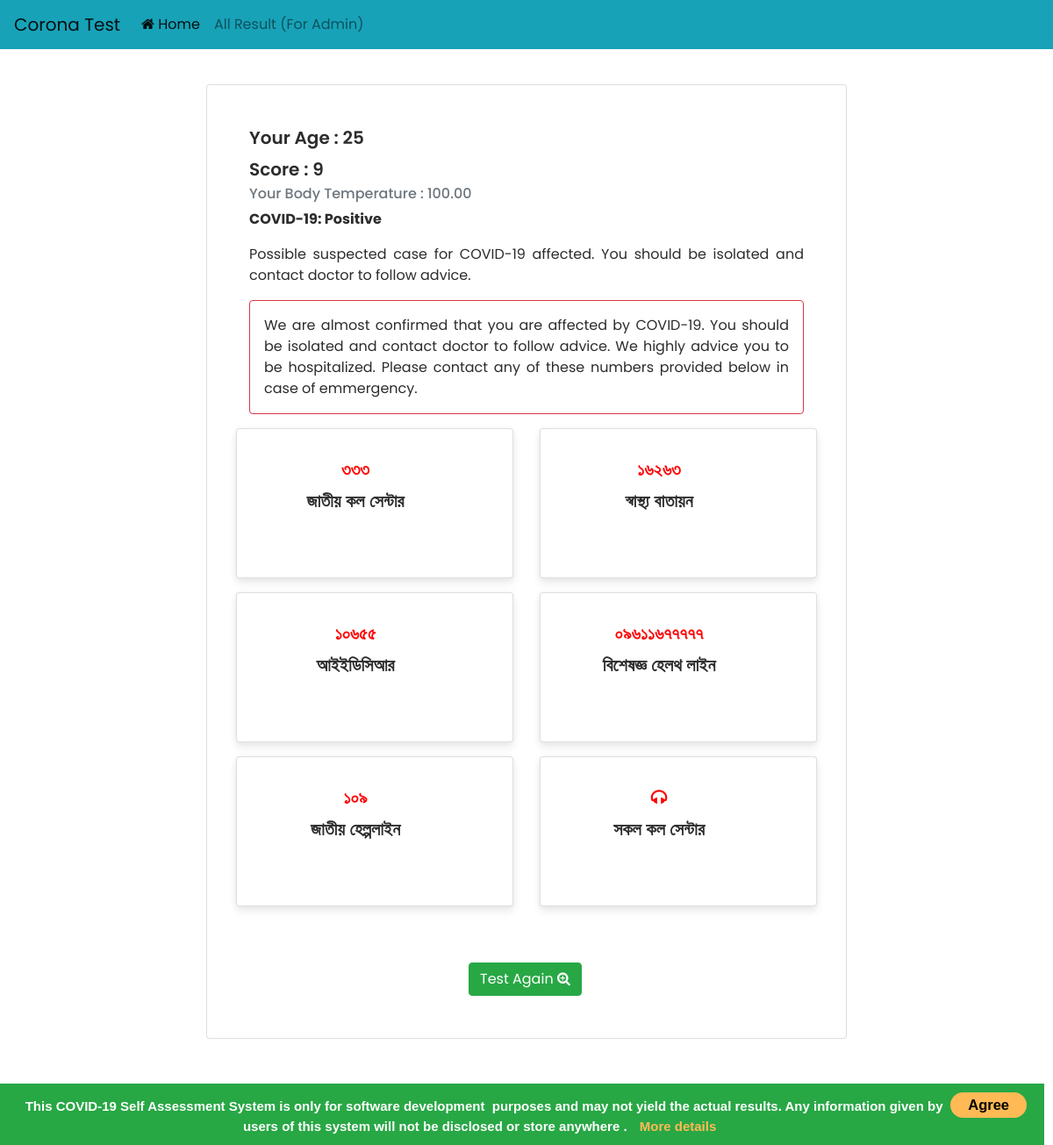
The app's page /detail/2 with its own data.
### corona/models.py (models this page shows)
class Patient(models.Model):
    GENDER_CHOICES = (
        ('M', 'Male'),
        ('F', 'Female')
    )
    SYMPTOMS_CHOICES = (
        ('BP', 'Breathing Problem'),
        ('DC', 'Dry Cough'),
        ('ST', 'Sore Throat'),
        ('W', 'Weakness'),
        ('RN', 'Runny Nose'),
    )
    AdditionalInformation_CHOICES = (
        ('AP', 'Abdominal Pain'),
        ('V', 'Vomiting'),
        ('D', 'Diarrhea'),
        ('CP', 'Chest Pain'),
        ('P', 'Chest Pressure'),
        ('MP', 'Muscle Pain'),
        ('LT', 'Loss Of Taste'),
        ('LS', 'Loss Of Smell'),
        ('RS', 'Rash On The Skin'),
        ('DF', 'Discoloration Of Fingers'),
        ('DT', 'Discoloration Of Toes'),
        ('LS', 'Loss Of Speech'),
        ('LM', 'Loss Of Movement'),
    )
    age = models.IntegerField()
    gender = models.CharField(max_length=10, choices=GENDER_CHOICES)
    pub_date = models.DateField(auto_now_add=True)
    temperature = models.DecimalField(
        max_digits=5,
        decimal_places=2
    )
    symptoms = MultiSelectField(max_length=255, choices=SYMPTOMS_CHOICES)
    additionalInformation = MultiSelectField(
        max_length=255,
        choices=AdditionalInformation_CHOICES
    )
    score = models.IntegerField(blank=True, null=True)

### corona/views.py (the view)
# urls.py: path('detail/<int:id>', views.detail, name="detail"),
def detail(request, id):
    template = 'patient/detail.html'
    patient = get_object_or_404(Patient, pk=id)
    context = {
        'patient': patient
    }
    return render(request, template, context)

### templates/patient/detail.html (shortened to what this page needs)
{% extends 'base.html' %}
{% block content %}
    <div class="row pt-5">
        <div class="col-md-8 offset-md-2">
            <div class="card" style="text-align: justify">
              <div class="card-body p-5">
                <h5 class="card-title">Your Age : {{ patient.age }} </h5>
                <h5 class="card-title">Score : {{ patient.score }} </h5>
                <h6 class="card-subtitle mb-2 text-muted">Your Body Temperature : {{ patient.temperature }}</h6>
                {% if patient.score < 5%}
                    <p> <strong> COVID-19: Negative </strong></p>
                    <p>You merely have chance to be infected by COVID-19, still you should be isolated and take
                        doctor's advice.
                    </p>
                {% elif patient.score >= 5 %}
                    <p> <strong> COVID-19: Positive </strong></p>
                    <p>Possible suspected case for COVID-19 affected. You should be
                        isolated and contact doctor to follow advice.
                    </p>
                    {% if patient.score >= 5 and patient.score <= 7 %}
                        <p class="border rounded border-warning p-3">You have a highly chance that you have affected by COVID-19. You should be
                            isolated and contact doctor to follow advice. Please contact any of these numbers provided below in case of emmergency.
                        </p>
                    {% elif patient.score > 7 %}
                        <p class="border rounded border-danger p-3">We are almost confirmed that you are affected by COVID-19. You should be
                            isolated and contact doctor to follow advice. We highly advice you to be hospitalized. Please contact any of these numbers provided below in case of emmergency.
                        </p>
                    {% endif %}
                    {% if patient.score >= 5 %}
                    <div class="row corona" style="font-family: 'Kalpurush', Arial, sans-serif !important;">
                        <div class="row mb-5 ">
                            <div class="col-md-6 mb-3">
                                <div class="card card-1" style="height: 171px; text-align: justify">
                                    <div class="card-body text-center">
                                    <h5 class="card-title">
                                        <a style="text-decoration:none; color:red" href="tel:333">
                                            ৩৩৩
                                        </a>
                                    </h5>
                                    <h5 class="card-title">জাতীয় কল সেন্টার</h5>
                                    </div>
                                </div>
                            </div>
                            <div class="col-md-6 mb-3">
                                <div class="card card-1" style="height: 171px; text-align: justify">
                                    <div class="card-body text-center">
                                        <h5 class="card-title">
                                            <a style="text-decoration:none; color:red" href="tel:16263">
                                                ১৬২৬৩
                                            </a>
                                        </h5>
                                        <h5 class="card-title">স্বাস্থ্য বাতায়ন</h5>
                                        </div>
                                </div>
                            </div>
                            <div class="col-md-6 mb-3">
                                <div class="card card-1" style="height: 171px; text-align: justify">
                                    <div class="card-body text-center">
                                        <h5 class="card-title">
                                            <a style="text-decoration:none; color:red" href="tel:10655">
                                                ১০৬৫৫
                                            </a>
                                        </h5>
                                        <h5 class="card-title">আইইডিসিআর</h5>
                                    </div>
                                </div>
                            </div>
                            <div class="col-md-6 mb-3">
                                <div class="card card-1" style="height: 171px; text-align: justify">
                                    <div class="card-body text-center">
                                        <h5 class="card-title">
                                            <a style="text-decoration:none; color:red" href="tel:09611677777">
                                                ০৯৬১১৬৭৭৭৭৭
                                            </a>
                                        </h5>
                                        <h5 class="card-title">বিশেষজ্ঞ হেলথ লাইন</h5>
                                        </div>
                                </div>
                            </div>
                            <div class="col-md-6 mb-3">
                                <div class="card card-1" style="height: 171px; text-align: justify">
                                    <div class="card-body text-center">
                                        <h5 class="card-title">
                                            <a style="text-decoration:none; color:red" href="tel:109">
                                                ১০৯
                                            </a>
                                        </h5>
                                        <h5 class="card-title">জাতীয় হেল্পলাইন</h5>
                                         </div>
                                </div>
                            </div>
                            <div class="col-md-6 mb-3">
                                <div class="card card-1" style="height: 171px; text-align: justify">
                                    <div class="card-body text-center">
                            <h5 class="card-title">
                                <i style="color: red;" class="fa fa-headphones" aria-hidden="true"></i>
                            </h5>
                        <h5 class="card-title">
                            সকল কল সেন্টার
                        </h5>
                                         </div>
                                </div>
                            </div>
                        </div>
                    </div>
                        {% endif %}
                    <a style="margin-left: 250px" href="{% url 'corona:index' %}" class="btn btn-success ">
                        Test Again <i class="fa fa-search-plus" aria-hidden="true"></i>
                    </a>
                {% endif %}
              </div>
            </div>
        </div>
        <div class="col-md-4"></div>
    </div>
    <br><br><br>
{% endblock %}

### static/css/style.css (style rules this page uses)
* { margin: 0; padding: 0; box-sizing: border-box; }
body { font-family: 'Poppins', sans-serif; font-size: 16px; color: #2c2c2c; }
body a { color: inherit; text-decoration: none; }
.card-1,.card-2,.card-3,.card-4 { border-radius: 4px; background: #fff; box-shadow: 0 6px 10px rgba(0,0,0,.08), 0 0 6px rgba(0,0,0,.05); transition: .3s transform cubic-bezier(.155,1.105,.295,1.12),.3s box-shadow,.3s -webkit-transform cubic-bezier(.155,1.105,.295,1.12); padding: 14px 80px 18px 36px; cursor: pointer; }
.card h5 { font-weight: 600; }
.card-1 { background-repeat: no-repeat; background-position: right; background-size: 80px; }

### records on screen
Patient: age "25", score "9", temperature "100.00"
